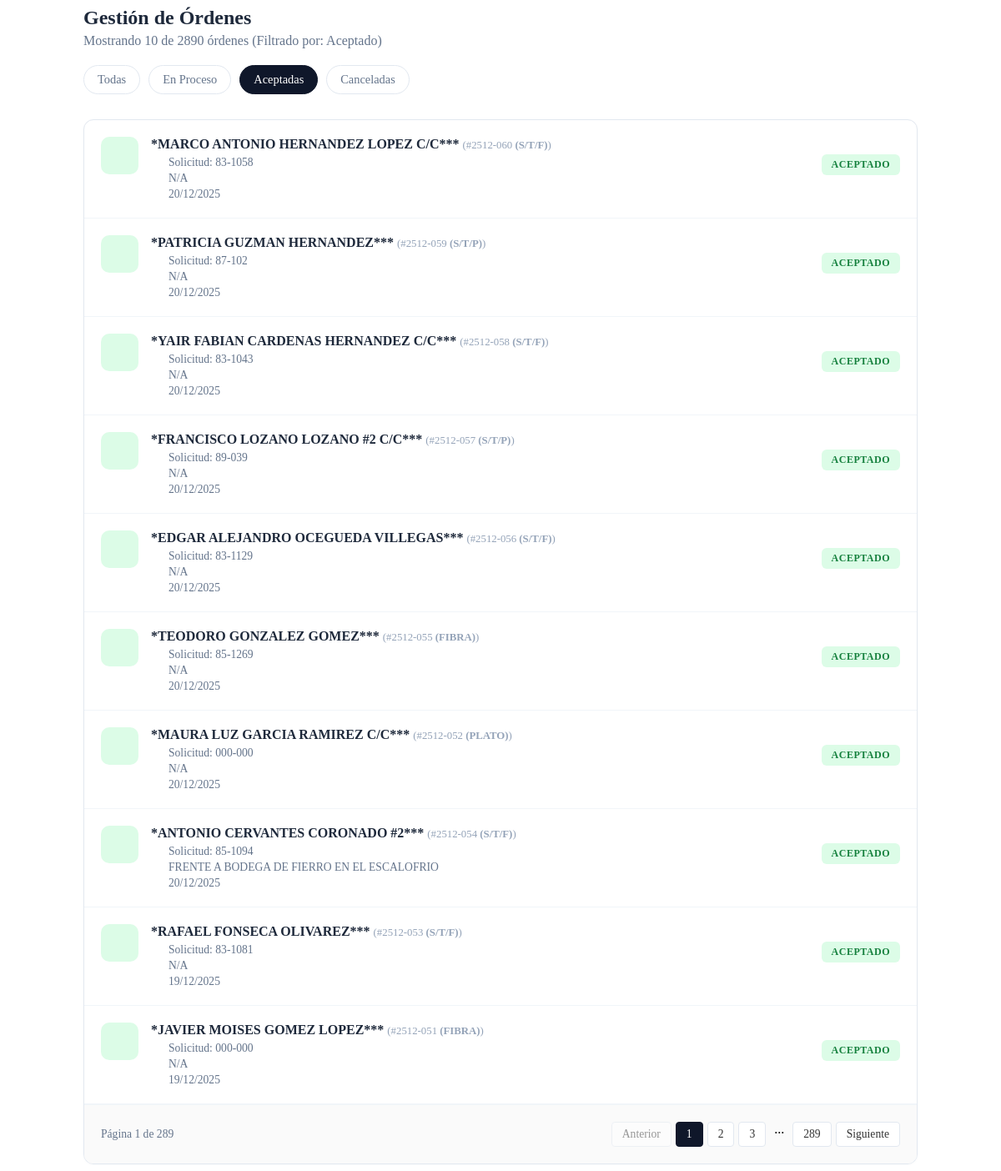
Screenshot of /vistas/ordenes.php?vista=ordenes&filtro=aceptado&pag=1 with the database file from the repository.
### tables this page shows
CREATE TABLE `ordenes` (
  `id` int(11) NOT NULL,
  `numero_solicitud` varchar(20) NOT NULL,
  `numero_orden` varchar(25) NOT NULL,
  `fk_cliente` int(11) DEFAULT NULL,
  `fk_etiqueta` int(11) DEFAULT NULL,
  `costo_servicio` decimal(11,2) DEFAULT NULL,
  `anotaciones` text DEFAULT NULL,
  `referencia` text DEFAULT NULL,
  `fecha_aceptado` date DEFAULT NULL,
  `status` enum('En proceso','Aceptado','Cancelado') DEFAULT 'En proceso',
  `fecha_registro` date DEFAULT NULL
);

CREATE TABLE `clientes` (
  `id` int(11) NOT NULL,
  `numero` varchar(20) NOT NULL,
  `nombre` varchar(255) DEFAULT NULL,
  `usuario` varchar(50) DEFAULT NULL,
  `correo` varchar(100) DEFAULT NULL,
  `password` varchar(255) DEFAULT NULL,
  `direccion` text DEFAULT NULL,
  `telefono_1` varchar(50) DEFAULT NULL,
  `telefono_1_whatsapp` varchar(50) NOT NULL,
  `telefono_2` varchar(50) DEFAULT NULL,
  `telefono_2_whatsapp` varchar(50) NOT NULL,
  `link_mapa` text DEFAULT NULL,
  `nota` text DEFAULT NULL,
  `fecha_registro` date DEFAULT NULL
);

### vistas/ordenes.php (the view, shortened to what this page needs)
<?php
$filtro = isset($_GET['filtro']) ? $_GET['filtro'] : 'todos';
$condicion_sql = "";
if ($filtro == 'proceso')     $condicion_sql = " WHERE o.status = 'En proceso'";
elseif ($filtro == 'aceptado') $condicion_sql = " WHERE o.status = 'Aceptado'";
elseif ($filtro == 'cancelado')$condicion_sql = " WHERE o.status = 'Cancelado'";
$registros_por_pagina = 10;
$pagina_actual = isset($_GET['pag']) && is_numeric($_GET['pag']) ? (int)$_GET['pag'] : 1;
$inicio_query = ($pagina_actual - 1) * $registros_por_pagina;
$sql_count = "SELECT COUNT(*) as total FROM ordenes o $condicion_sql";
$res_count = $conn->query($sql_count);
$row_count = $res_count->fetch_assoc();
$total_registros = $row_count['total'];
$total_paginas = ceil($total_registros / $registros_por_pagina);
$sql_data = "SELECT o.*, c.nombre AS nombre_cliente, c.direccion AS direccion_cliente
             FROM ordenes o
             LEFT JOIN clientes c ON o.fk_cliente = c.id
             $condicion_sql
             ORDER BY o.id DESC
             LIMIT $inicio_query, $registros_por_pagina";
$result = $conn->query($sql_data);
?>
<div class="orders-wrapper view-shell">
    <div class="page-header">
        <h2>Gestión de Órdenes</h2>
        <p style="color: #64748B; margin-top: 5px;">
            Mostrando <?php echo $result->num_rows; ?> de <?php echo $total_registros; ?> órdenes
            <?php if($filtro != 'todos') echo "(Filtrado por: ".ucfirst($filtro).")"; ?>
        </p>
    </div>
    <div class="status-tabs">
        <a href="?vista=ordenes&filtro=todos&pag=1" class="tab-link <?php echo $filtro == 'todos' ? 'active' : ''; ?>">Todas</a>
        <a href="?vista=ordenes&filtro=proceso&pag=1" class="tab-link <?php echo $filtro == 'proceso' ? 'active' : ''; ?>">En Proceso</a>
        <a href="?vista=ordenes&filtro=aceptado&pag=1" class="tab-link <?php echo $filtro == 'aceptado' ? 'active' : ''; ?>">Aceptadas</a>
        <a href="?vista=ordenes&filtro=cancelado&pag=1" class="tab-link <?php echo $filtro == 'cancelado' ? 'active' : ''; ?>">Canceladas</a>
    </div>
    <div class="card-box">
        <?php if ($result && $result->num_rows > 0): ?>
            <?php while($orden = $result->fetch_assoc()): ?>
                <?php
                    $icon_class = 'bg-res';
                    $estatus = isset($orden['status']) ? $orden['status'] : 'Nuevo';
                    $st_class = 'st-default';
                    if($estatus == 'Aceptado') { $st_class = 'st-aceptado'; $icon_class = 'bg-ok'; }
                    $nombre_cliente = isset($orden['nombre_cliente']) ? $orden['nombre_cliente'] : 'Cliente Desconocido';
                ?>
                <div class="order-item">
                    <div class="order-main">
                        <div class="plan-icon <?php echo $icon_class; ?>">
                        </div>
                        <div class="order-details">
                            <h4>
                                <?php echo htmlspecialchars($nombre_cliente); ?>
                                <span style="font-weight:normal; font-size:0.8rem; color:#94A3B8;">(#<?php echo $orden['numero_orden']; ?>)</span>
                            </h4>
                            <div class="order-meta">
                                <div class="meta-row">
                                    Solicitud: <?php echo htmlspecialchars($orden['numero_solicitud']); ?>
                                </div>
                                <div class="meta-row">
                                    <?php echo htmlspecialchars($orden['referencia'] ?? 'Sin referencia'); ?>
                                </div>
                                <div class="meta-row">
                                    <?php echo isset($orden['fecha_registro']) ? date('d/m/Y', strtotime($orden['fecha_registro'])) : '---'; ?>
                                </div>
                            </div>
                        </div>
                    </div>
                    <div class="order-actions">
                        <span class="status-badge <?php echo $st_class; ?>"><?php echo $estatus; ?></span>
                    </div>
                </div>
            <?php endwhile; ?>
        <?php endif; ?>
        <?php if ($total_paginas > 1): ?>
        <div class="pagination-container">
            <div class="page-info">
                Página <?php echo $pagina_actual; ?> de <?php echo $total_paginas; ?>
            </div>
            <div class="pagination-controls">
                <?php if ($pagina_actual > 1): ?>
                    <a href="dashboard.php?vista=ordenes&filtro=<?php echo $filtro; ?>&pag=<?php echo ($pagina_actual - 1); ?>" class="page-link">
                        <i class="fa-solid fa-chevron-left"></i> Anterior
                    </a>
                <?php else: ?>
                    <span class="page-link disabled"><i class="fa-solid fa-chevron-left"></i> Anterior</span>
                <?php endif; ?>
                <?php for($i = 1; $i <= $total_paginas; $i++): ?>
                    <?php if ($i == 1 || $i == $total_paginas || ($i >= $pagina_actual - 2 && $i <= $pagina_actual + 2)): ?>
                        <a href="dashboard.php?vista=ordenes&filtro=<?php echo $filtro; ?>&pag=<?php echo $i; ?>"
                           class="page-link <?php echo ($i == $pagina_actual) ? 'active' : ''; ?>">
                           <?php echo $i; ?>
                        </a>
                    <?php elseif ($i == $pagina_actual - 3 || $i == $pagina_actual + 3): ?>
                        <span style="padding: 0 5px;">...</span>
                    <?php endif; ?>
                <?php endfor; ?>
                <?php if ($pagina_actual < $total_paginas): ?>
                    <a href="dashboard.php?vista=ordenes&filtro=<?php echo $filtro; ?>&pag=<?php echo ($pagina_actual + 1); ?>" class="page-link">
                        Siguiente <i class="fa-solid fa-chevron-right"></i>
                    </a>
                <?php else: ?>
                    <span class="page-link disabled">Siguiente <i class="fa-solid fa-chevron-right"></i></span>
                <?php endif; ?>
            </div>
        </div>
        <?php endif; ?>
    </div>
</div>

### vistas/ordenes.php (style rules this page uses)
.orders-wrapper { max-width: 1000px; margin: 0 auto; }
.page-header { margin-bottom: 20px; }
.page-header h2 { margin: 0; color: #1e293b; }
.status-tabs { display: flex; gap: 10px; margin-bottom: 25px; overflow-x: auto; padding-bottom: 5px; }
.tab-link { padding: 8px 16px; border-radius: 20px; font-size: 0.9rem; font-weight: 500; text-decoration: none; color: #64748B; background: white; border: 1px solid #e2e8f0; transition: all 0.2s; white-space: nowrap; }
.tab-link.active { background: #0F172A; color: white; border-color: #0F172A; }
.card-box { background: white; border: 1px solid #e2e8f0; border-radius: 12px; box-shadow: 0 1px 3px rgba(0,0,0,0.02); overflow: hidden; }
.order-item { padding: 20px; border-bottom: 1px solid #f1f5f9; display: flex; flex-direction: column; gap: 15px; }
@media (min-width: 768px) { .order-item { flex-direction: row; align-items: center; justify-content: space-between; } }
.order-main { display: flex; gap: 15px; align-items: flex-start; }
.plan-icon { width: 45px; height: 45px; border-radius: 10px; display: flex; align-items: center; justify-content: center; font-size: 1.2rem; flex-shrink: 0; }
.bg-ok { background: #DCFCE7; color: #16A34A; }
.order-details h4 { margin: 0 0 5px 0; font-size: 1rem; color: #1e293b; }
.order-meta { font-size: 0.85rem; color: #64748B; display: flex; flex-direction: column; gap: 3px; }
.meta-row { display: flex; align-items: center; gap: 6px; }
.order-actions { display: flex; flex-direction: column; align-items: flex-end; gap: 10px; }
.status-badge { padding: 5px 12px; border-radius: 6px; font-size: 0.75rem; font-weight: 700; text-transform: uppercase; letter-spacing: 0.5px; }
.st-aceptado { background: #DCFCE7; color: #15803D; }
.pagination-container { padding: 20px; display: flex; justify-content: space-between; align-items: center; border-top: 1px solid #f1f5f9; background-color: #FAFAFA; }
.page-info { font-size: 0.85rem; color: #64748B; }
.pagination-controls { display: flex; gap: 5px; }
.page-link { padding: 6px 12px; border: 1px solid #e2e8f0; background: white; color: #333; text-decoration: none; border-radius: 4px; font-size: 0.85rem; transition: all 0.2s; }
.page-link.active { background-color: #0F172A; color: white; border-color: #0F172A; }
.page-link.disabled { opacity: 0.5; pointer-events: none; cursor: default; }

### rows the page displays
ordenes: fk_cliente.nombre "*MARCO ANTONIO HERNANDEZ LOPEZ C/C***", numero_orden "2512-060 (S/T/F)", numero_solicitud "83-1058", referencia "N/A", fecha_registro "20/12/2025", status "ACEPTADO"
ordenes: fk_cliente.nombre "*PATRICIA GUZMAN HERNANDEZ***", numero_orden "2512-059 (S/T/P)", numero_solicitud "87-102", referencia "N/A", fecha_registro "20/12/2025", status "ACEPTADO"
ordenes: fk_cliente.nombre "*YAIR FABIAN CARDENAS HERNANDEZ C/C***", numero_orden "2512-058 (S/T/F)", numero_solicitud "83-1043", referencia "N/A", fecha_registro "20/12/2025", status "ACEPTADO"
ordenes: fk_cliente.nombre "*FRANCISCO LOZANO LOZANO #2 C/C***", numero_orden "2512-057 (S/T/P)", numero_solicitud "89-039", referencia "N/A", fecha_registro "20/12/2025", status "ACEPTADO"
ordenes: fk_cliente.nombre "*EDGAR ALEJANDRO OCEGUEDA VILLEGAS***", numero_orden "2512-056 (S/T/F)", numero_solicitud "83-1129", referencia "N/A", fecha_registro "20/12/2025", status "ACEPTADO"
ordenes: fk_cliente.nombre "*TEODORO GONZALEZ GOMEZ***", numero_orden "2512-055 (FIBRA)", numero_solicitud "85-1269", referencia "N/A", fecha_registro "20/12/2025", status "ACEPTADO"
ordenes: fk_cliente.nombre "*MAURA LUZ GARCIA RAMIREZ C/C***", numero_orden "2512-052 (PLATO)", numero_solicitud "000-000", referencia "N/A", fecha_registro "20/12/2025", status "ACEPTADO"
ordenes: fk_cliente.nombre "*ANTONIO CERVANTES CORONADO #2***", numero_orden "2512-054 (S/T/F)", numero_solicitud "85-1094", referencia "FRENTE A BODEGA DE FIERRO EN EL ESCALOFRIO", fecha_registro "20/12/2025", status "ACEPTADO"
ordenes: fk_cliente.nombre "*RAFAEL FONSECA OLIVAREZ***", numero_orden "2512-053 (S/T/F)", numero_solicitud "83-1081", referencia "N/A", fecha_registro "19/12/2025", status "ACEPTADO"
ordenes: fk_cliente.nombre "*JAVIER MOISES GOMEZ LOPEZ***", numero_orden "2512-051 (FIBRA)", numero_solicitud "000-000", referencia "N/A", fecha_registro "19/12/2025", status "ACEPTADO"

### other values shown
$result->num_rows "10"
$total_registros "2890"
$filtro "Aceptado"
$pagina_actual "1"
$total_paginas "289"
